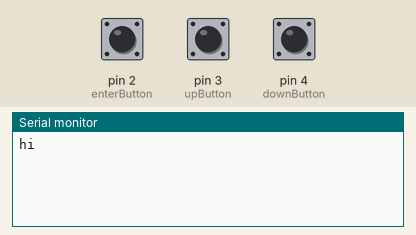
A sketch run on a simulated Arduino Uno, built with avr-gcc and run on an emulated ATmega328P. Shown: the last lines printed to the serial monitor. The inputs (shaded band) are chosen by the test bench; at power-on: pin 2 (enterButton) HIGH, pin 3 (upButton) HIGH, pin 4 (downButton) HIGH.

Above: at 1.2 s.
1.3 s: pin 2 (enterButton) pulled LOW for 0.15 s
At 2.4 s:
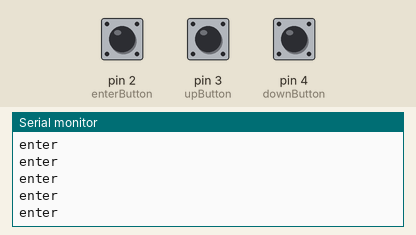
2.9 s: pin 3 (upButton) pulled LOW for 0.15 s
At 3.8 s:
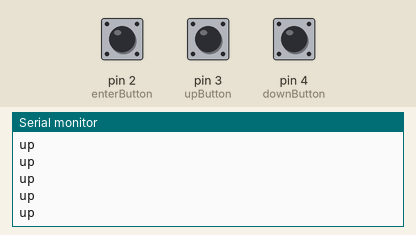
4.5 s: pin 4 (downButton) pulled LOW for 0.15 s
At 5.8 s:
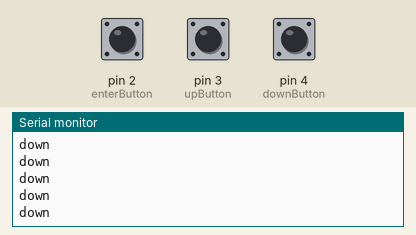
6.1 s: pin 2 (enterButton) driven LOW and pin 4 (downButton) driven LOW
9.1 s: pin 4 (downButton) driven HIGH
At 10.0 s:
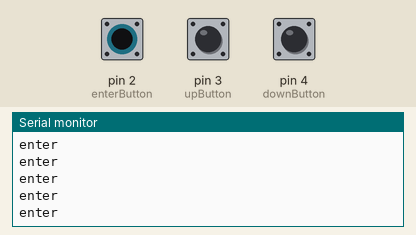

The sketch:

buttontest.ino
```cpp
const int upButton = 3;
const int enterButton = 2;
const int downButton = 4;

void setup (){

  Serial.begin(9600);

  Serial.println("hi");

  pinMode(upButton, INPUT_PULLUP);
  pinMode(enterButton, INPUT_PULLUP);
  pinMode(downButton, INPUT_PULLUP);

}

void loop (){

  if (digitalRead(upButton) == LOW){
    Serial.println("up");
    delay(1);
  }
  else if (digitalRead(downButton) == LOW){
    Serial.println("down");
    delay(1);
  }
  else if (digitalRead(enterButton) == LOW){
    Serial.println("enter");
    delay(1);
  }
  }
```

Measured:
- after the input at 1.3 s, the serial monitor: prints a new line at once (image 1)
- after the input at 2.9 s, the serial monitor: prints a new line at once (image 2)
- after the input at 4.5 s, the serial monitor: prints a new line at once (image 3)
- after the input at 9.1 s, the serial monitor: prints a new line after 0.07 s (image 4)
